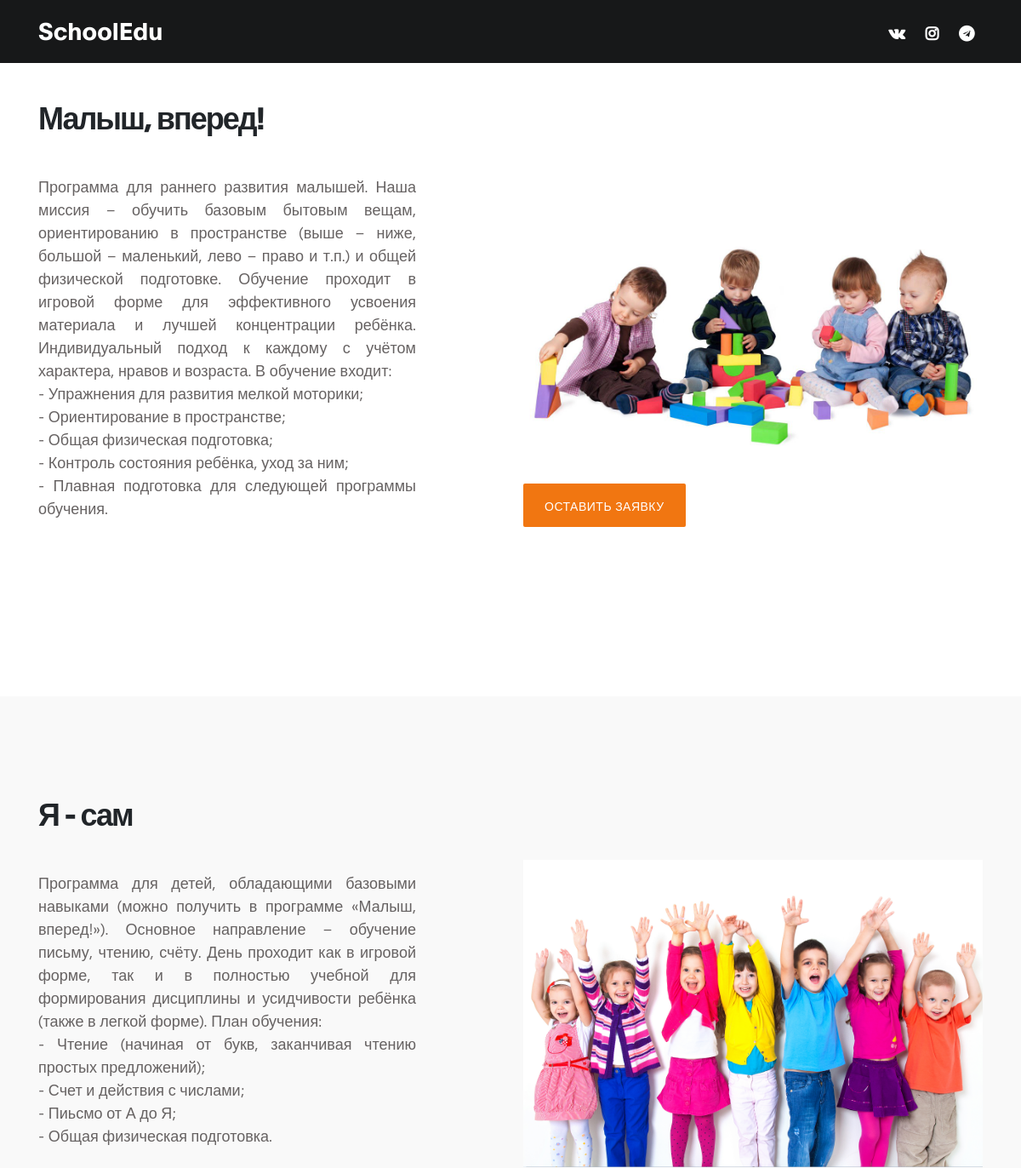
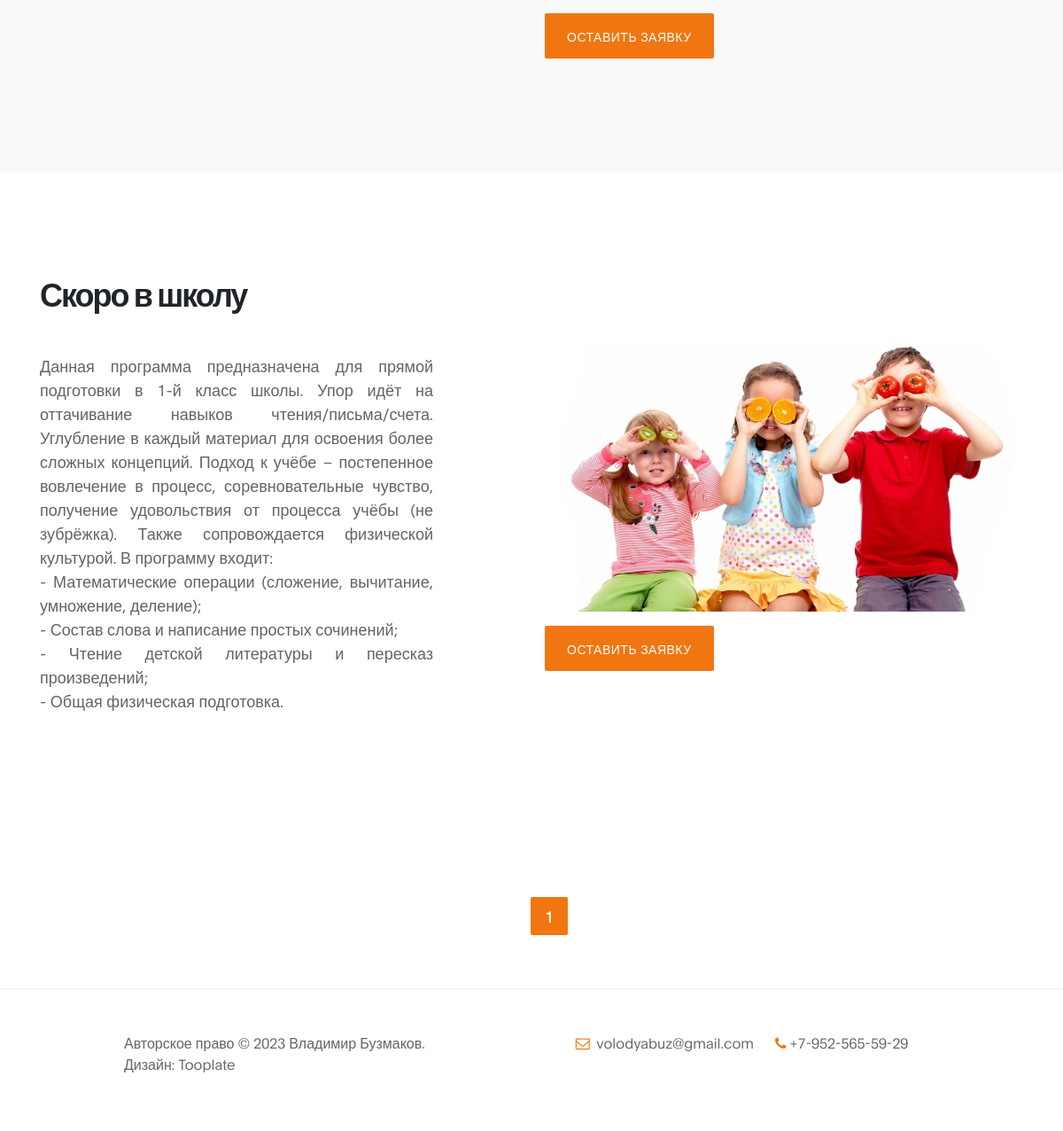
The app's page /all, older data (2 pictures, top to bottom).
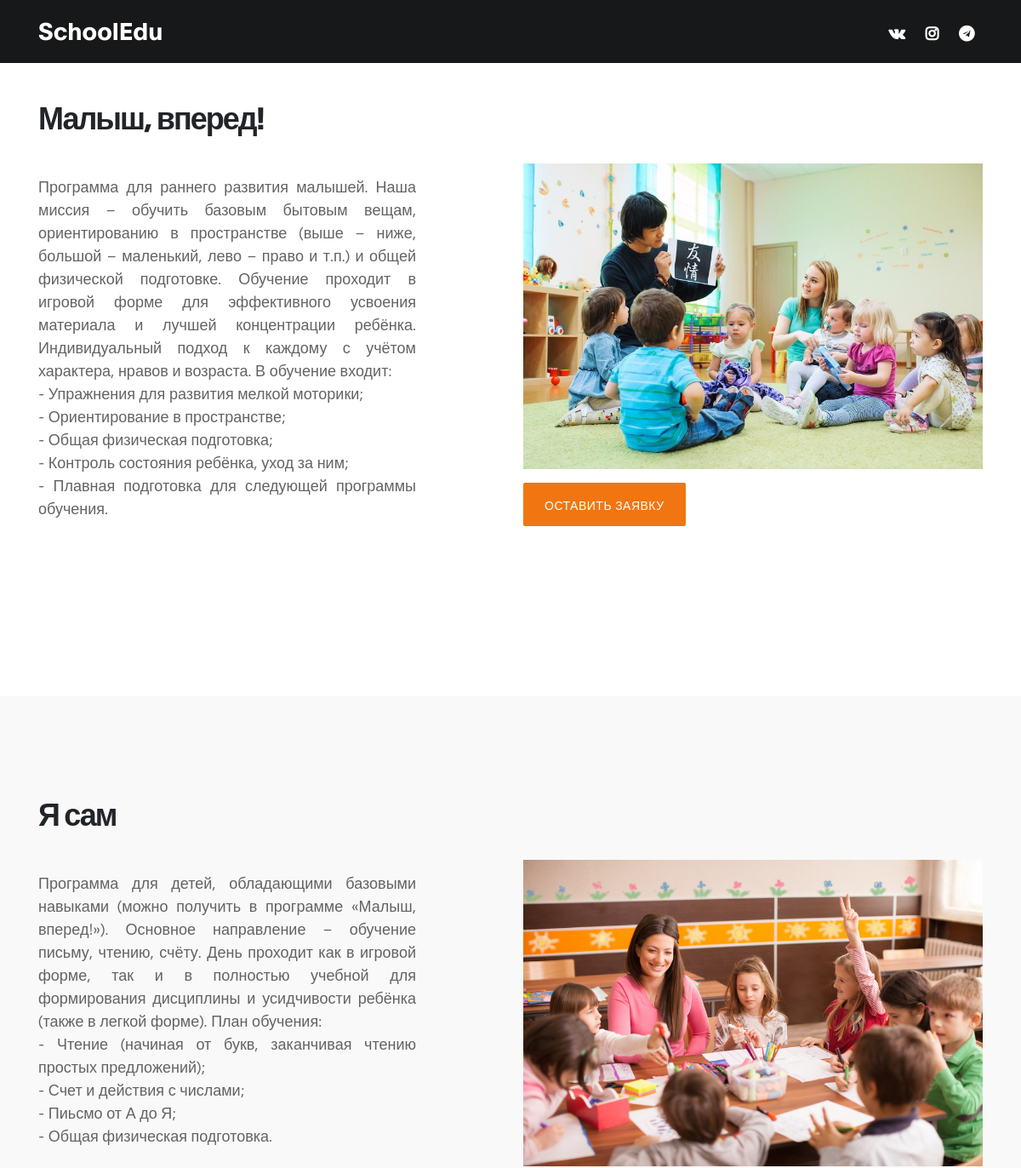
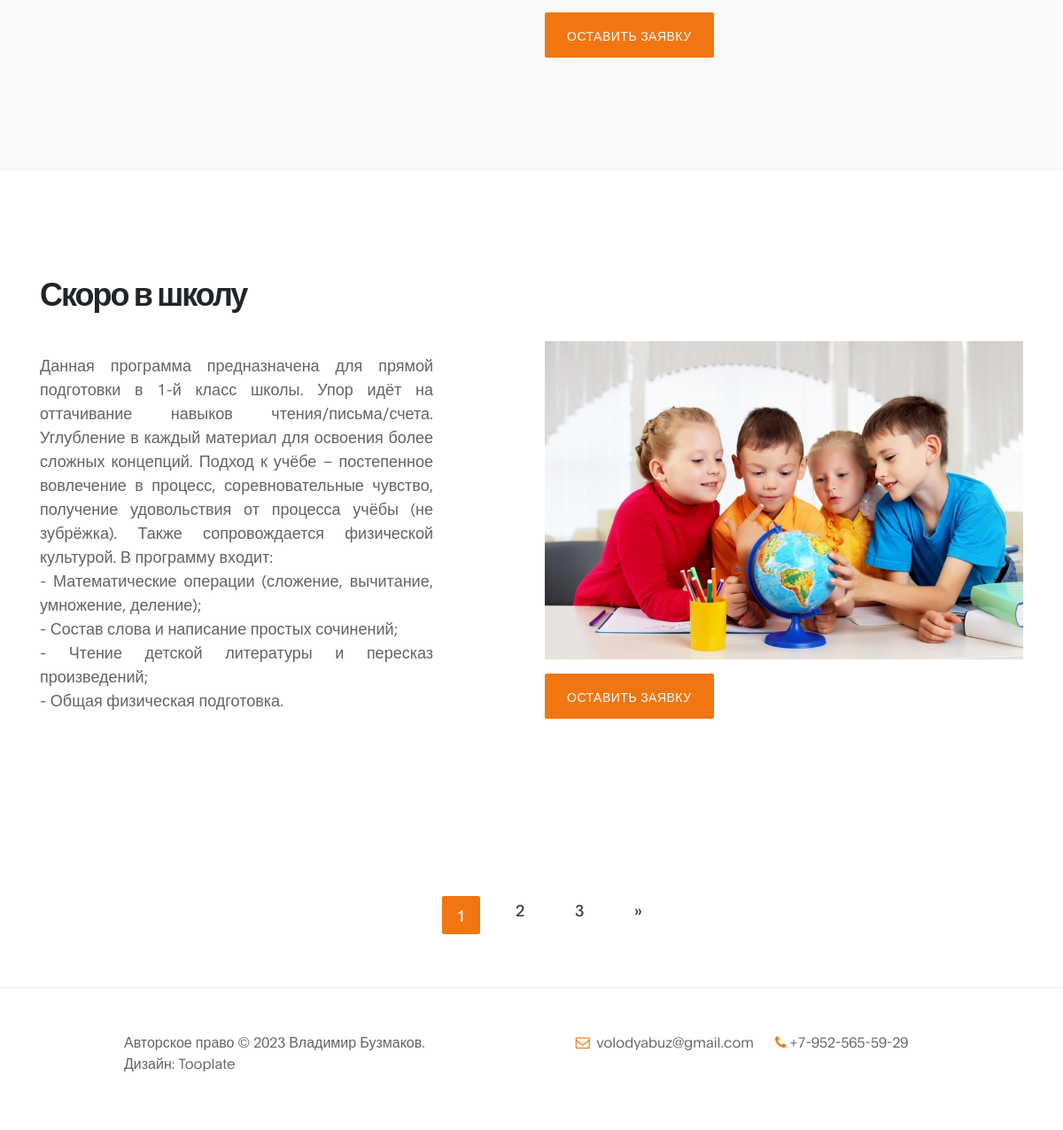
The same page, newer data (2 pictures, top to bottom).
### kidsedu/models.py (models this page shows, shortened)
class ProgramEdu(models.Model):
    name = models.CharField(
        max_length=40,
        db_index=True,
        unique=True,
        verbose_name='Название'
        )
    slug = models.SlugField(
        max_length=40,
        db_index=True,
        unique=True,
        verbose_name='URL'
        )
    min_age = models.PositiveIntegerField(
        default=0,
        verbose_name='Минимальный возраст'
    )
    max_age = models.PositiveIntegerField(
        validators=[
            MaxValueValidator(18),
            MinValueValidator(1)
        ],
        verbose_name='Максимальный возраст'
    )
    about = models.TextField(
        blank=True,
        verbose_name='О программе'
        )
    photo = models.ImageField(
        upload_to='photos/%Y/%m/%d/',
        verbose_name='Фото программы'
    )
    price = models.IntegerField(
        blank=True,
        verbose_name='Стоимость обучения'
        )
    class Meta:
        verbose_name = 'Программу'
        verbose_name_plural = 'Программы'
        ordering = ['id']

### kidsedu/views.py (the view)
# urls.py: path('all', AllPosts.as_view(), name='all'),
class AllPosts(ListView):
    paginate_by = 3
    model = ProgramEdu
    context_object_name = 'progs'
    template_name = 'kidsedu/all_classes.html'
    form = AddPersonForm
    success_url = '/all'
    def get_context_data(self, **kwargs: Any) -> Dict[str, Any]:
        context = super().get_context_data(**kwargs)
        context['title'] = 'Все программы'
        context['social'] = social
        context['form'] = AllPosts.form
        return context

### kidsedu/templatetags/kidsedu_tags.py (called while the page is built)
@register.inclusion_tag('kidsedu/add_form.html')
def add_person_form(form):
    return {'head_form_name': 'Форма заявки', 'form': form}

### kidsedu/templates/kidsedu/all_classes.html (shortened to what this page needs)
{% extends 'kidsedu/base.html' %}
{% load static %}
{% load kidsedu_tags %}
{% block content %}
     <link rel="stylesheet" href="{% static 'kidsedu/css/all_classes.css' %}">
     {% for item in progs %}
     <section class="class section" id="class" style="background: {% cycle '#ffffff' '#f9f9f9' %}; margin-bottom:0">
        <div class="container">
             <div class="row">
                  <div class="col-md-6 col-sm-12">
                       <div class="about-info">
                            <div class="section-title wow fadeInUp">
                                 <h2 data-aos="fade-up" data-aos-delay="300">{{item.name}}</h2>
                            </div>
                            <div class="wow fadeInUp" data-aos="fade-up">
                                 <p data-aos="fade-up" data-aos-delay="300">{{item.about|linebreaks}}</p>
                            </div>
                       </div>
                  </div>
                  <div class="col-md-6 col-sm-12" style="margin-top: 80px;">
                       <div class="wow fadeInUp about-image" data-aos="fade-up" data-aos-delay="400">
                            <p>
                                <img src="{{item.photo.url}}" class="img-responsive" alt="{{item.name}}">
                                <a href="#" class="btn custom-btn bg-color mt-3" data-aos="fade-up" data-aos-delay="300" data-toggle="modal" data-target="#membershipForm">Оставить заявку</a>
                            </p>
                       </div>
                  </div>
             </div>
        </div>
   </section>
   {% endfor %}
     <div class="pagination" data-aos="fade-up">
          <ul>
          {% for p in paginator.page_range %}
               {% if page_obj.number == p %}
                    <li class="active">{{ p }}</li>
               {% else %}
                    <li><a href="?page={{ p }}">{{ p }}</a></li>
               {% endif %}
          {% endfor %}
               {% if page_obj.has_next %}
                    <li><a href="?page={{ page_obj.next_page_number }}">»</a></li>
               {% endif %}
          </ul>
     </div>
{% endblock content %}

### kidsedu/templates/kidsedu/base.html (shortened to what this page needs)
{% load static %}
{% load kidsedu_tags %}
<!DOCTYPE html>
<html lang="en">
<head>
     <link rel="stylesheet" href="{% static 'kidsedu/css/bootstrap.min.css' %}">
     <link rel="stylesheet" href="{% static 'kidsedu/css/font-awesome.min.css' %}">
     <link rel="stylesheet" href="{% static 'kidsedu/css/aos.css' %}">
     <link rel="stylesheet" href="{% static 'kidsedu/css/tooplate-gymso-style.css' %}">
</head>
<body data-spy="scroll" data-target="#navbarNav" data-offset="50">
    <nav class="navbar navbar-expand-lg fixed-top">
        <div class="container">
            <a class="navbar-brand" href="{% url 'home' %}">SchoolEdu</a>
            <div class="collapse navbar-collapse" id="navbarNav">
                <ul class="social-icon ml-lg-3">
                    {% for fa, href in social.items %}
                    <li><a href="{{href}}" target="_blank" class="fa fa-{{fa}}"></a></li>
                    {% endfor %}
                </ul>
            </div>
        </div>
    </nav>
    {% block content %}
    {% endblock content %}
     <footer class="site-footer">
          <div class="container">
               <div class="row">
                    <div class="ml-auto col-lg-4 col-md-5">
                        <p class="copyright-text">Авторское право &copy; 2023 Владимир Бузмаков.
                        <br>Дизайн: <a href="https://www.tooplate.com">Tooplate</a></p>
                    </div>
                    <div class="d-flex justify-content-center mx-auto col-lg-5 col-md-7 col-12">
                        <p class="mr-4">
                            <i class="fa fa-envelope-o mr-1"></i>
                            <a href="#">volodyabuz@gmail.com</a>
                        </p>
                        <p><i class="fa fa-phone mr-1"></i>+7-952-565-59-29</p>
                    </div>
               </div>
          </div>
     </footer>
</body>
</html>

### kidsedu/templates/kidsedu/add_form.html (shortened to what this page needs)
{% load kidsedu_tags %}
{% load static %}

### kidsedu/static/kidsedu/css/tooplate-gymso-style.css (style rules this page uses)
:root { --primary-color: #f17611; --white-color: #ffffff; --dark-color: #171819; --about-bg-color: #f9f9f9; --gray-color: #909090; --link-color: #404040; --p-color: #666262; --base-font-family: 'Plain', sans-serif; --font-weight-bold: bold; --font-weight-normal: normal; --font-weight-light: 300; --font-weight-thin: 100; --h1-font-size: 48px; --h2-font-size: 36px; --h3-font-size: 28px; --h4-font-size: 24px; --h5-font-size: 22px; --h6-font-size: 22px; --p-font-size: 18px; --base-font-size: 16px; --menu-font-size: 14px; --border-radius-large: 100%; --border-radius-small: 2px; }
body { background: var(--white-color); font-family: var(--base-font-family); }
h1,h2,h3,h4,h5,h6 { font-weight: var(--font-weight-thin); line-height: normal; }
h2 { font-size: var(--h2-font-size); font-weight: var(--font-weight-bold); letter-spacing: -2px; }
p { color: var(--p-color); font-size: var(--p-font-size); font-weight: var(--font-weight-light); line-height: 1.5em; }
.section { padding: 7rem 0; }
.custom-btn { background: transparent; border-radius: var(--border-radius-small); padding: 14px 24px; color: var(--white-color); font-size: var(--menu-font-size); font-weight: var(--font-weight-normal); text-transform: uppercase; letter-spacing: 0.5px; white-space: nowrap; transition: all 0.3s ease; }
.bg-color { background: var(--primary-color); color: var(--white-color); }
* { -webkit-box-sizing: border-box; -moz-box-sizing: border-box; box-sizing: border-box; }
*::before, *::after { -webkit-box-sizing: border-box; -moz-box-sizing: border-box; box-sizing: border-box; }
a { color: var(--link-color); font-weight: normal; text-decoration: none; transition: all 0.3s ease; }
.navbar { background: var(--dark-color); padding: 1rem; }
.navbar-brand { color: var(--white-color); font-size: var(--h3-font-size); font-weight: var(--font-weight-bold); line-height: normal; padding-top: 0; }
.navbar .social-icon li a { color: var(--white-color); }
.site-footer { border-top: 1px solid #efebeb; padding: 3rem 0; }
.site-footer a { color: var(--p-color); font-weight: var(--font-weight-light); }
.site-footer p { font-size: var(--base-font-size); }
.contact .fa, .site-footer .fa { color: var(--primary-color); }
.social-icon { position: relative; padding: 0; margin: 5px 0 0 0; }
.social-icon li { display: inline-block; list-style: none; }
.social-icon li a { text-decoration: none; display: inline-block; color: var(--p-color); font-size: var(--p-font-size); font-weight: var(--font-weight-bold); margin: 5px 10px; text-align: center; }

### kidsedu/static/kidsedu/css/all_classes.css (style rules this page uses)
.container { padding-right: 15px; padding-left: 15px; margin-right: auto; margin-left: auto; }
* { -webkit-box-sizing: border-box; -moz-box-sizing: border-box; box-sizing: border-box; }
div { display: block; }
.row { margin-right: -15px; margin-left: -15px; }
.col-lg-1, .col-lg-10, .col-lg-11, .col-lg-12, .col-lg-2, .col-lg-3, .col-lg-4, .col-lg-5, .col-lg-6, .col-lg-7, .col-lg-8, .col-lg-9, .col-md-1, .col-md-10, .col-md-11, .col-md-12, .col-md-2, .col-md-3, .col-md-4, .col-md-5, .col-md-6, .col-md-7, .col-md-8, .col-md-9, .col-sm-1, .col-sm-10, .col-sm-11, .col-sm-12, .col-sm-2, .col-sm-3, .col-sm-4, .col-sm-5, .col-sm-6, .col-sm-7, .col-sm-8, .col-sm-9, .col-xs-1, .col-xs-10, .col-xs-11, .col-xs-12, .col-xs-2, .col-xs-3, .col-xs-4, .col-xs-5, .col-xs-6, .col-xs-7, .col-xs-8, .col-xs-9 { position: relative; min-height: 1px; padding-right: 15px; padding-left: 15px; }
.about-info { padding: 0 6em 5em 0; }
.about-info .section-title { padding-bottom: 20px; }
.section-title { padding-bottom: 40px; }
.fadeInUp { -webkit-animation-name: fadeInUp; animation-name: fadeInUp; text-align: justify; }
.about-image img, .team-thumb img { width: 100%; }
.carousel-inner>.item>a>img, .carousel-inner>.item>img, .img-responsive, .thumbnail a>img, .thumbnail>img { display: block; max-width: 100%; height: auto; }
img { vertical-align: middle; }
img { border: 0; }
img { overflow-clip-margin: content-box; overflow: clip; }
.pagination ul { margin: 0 auto 60px; display: block; }
.pagination ul { font-size: 18px; list-style: none; }
.pagination ul li { display: inline-block; margin: 0 10px 0 ; }
.pagination ul li a { float: left; padding: 0 16px; text-decoration: none; }
.pagination ul li.active { padding: 8px 16px; background-color: #f17611; color: white; border-radius: 2px; }

Row changes from the older to the newer data that the page shows:
changed ProgramEdu "Малыш, вперед!": photo: a different picture
changed ProgramEdu: name "Я - сам" → "Я сам"; photo: a different picture
changed ProgramEdu "Скоро в школу": photo: a different picture
Text that changed along with them:
new list line: "2"
new list line: "3"
